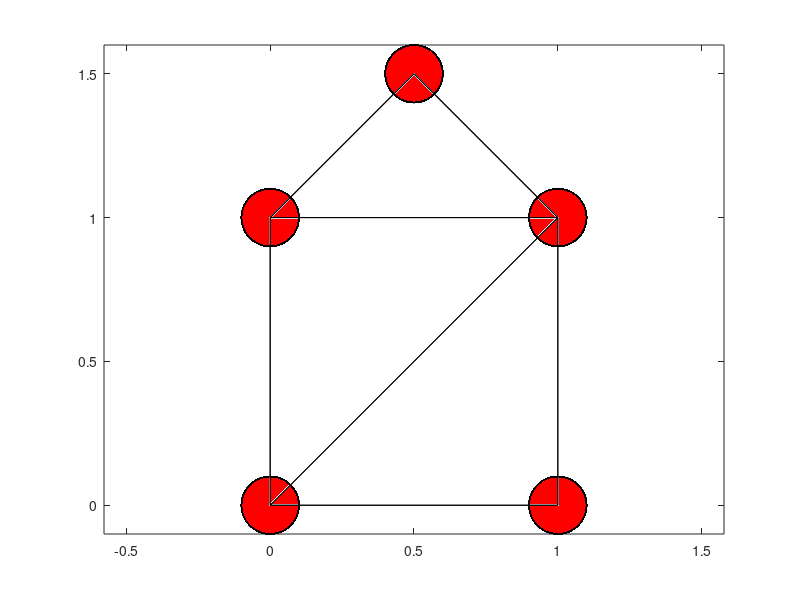
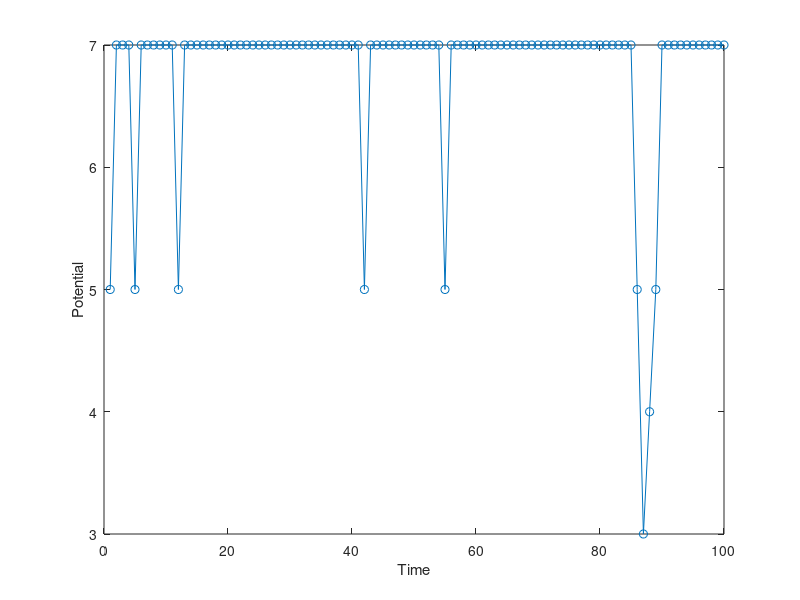

Here is the MATLAB script that generated these plots, in order:
%% a) and b)
clearvars
close all

% Iterations to run for
iter = 100;

% Utility values
% a)
a = 1; b = 1; c = 0; d = 0;
% b)
% a = 1; b = 0.5; c = 0; d = 0;

% Utility function
phi = [a d; c b];

% Potential function
pot = [a-c 0; 0 b-d];

nbrNodes = 5;
actions = [1 2];
nbrActions = 2;

% Initialize actions randomly
x = randi(2,nbrNodes,1);

% Inverse noise
eta = 2;

% Adjacency matrix
W = zeros(nbrNodes,nbrNodes);
W(1,2) = 1; W(1,3) = 1; W(1,5) = 1;
W(2,1) = 1; W(2,3) = 1;
W(3,1) = 1; W(3,2) = 1; W(3,4) = 1; W(3,5) = 1;
W(4,3) = 1; W(4,5) = 1;
W(5,1) = 1; W(5,3) = 1; W(5,4) = 1;

coord = [0 0; 1 0; 1 1; 0.5 1.5; 0 1]; % node coordinates

% Potential in each iteration
potential = zeros(iter,1);

% Draw links and nodes ----------------------------------------------------
for i = 1:nbrNodes
    for j = 1:nbrNodes
        if W(i,j) ~= 0
            plot(coord([i j],1),coord([i j],2),'k'); % draw link
            hold on
        end
    end
end
axis equal
for n = 1:nbrNodes
    if x(n) == 1
        rectangle('Position', ...
            [coord(n,1)-0.1 coord(n,2)-0.1 0.2 0.2], ...
            'Curvature', [1 1], 'Facecolor', 'r')
        % draw red node (action 1)
    else % x(n) == 2
        rectangle('Position', ...
            [coord(n,1)-0.1 coord(n,2)-0.1 0.2 0.2], ...
            'Curvature', [1 1], 'Facecolor', 'b')
        % draw blue node (action 2)
    end
end
% -------------------------------------------------------------------------

% Iterate over all timesteps
for k = 1:iter
    
    % Iterate over all nodes and update actions
    for m = 1:nbrNodes
        prob = zeros(nbrActions,1);
        
        % Iterate over possible actions
        for action = actions
            % Calculate utility for node 'm' and action 'action'
            util = W(m,:)*phi(action,x)';
            % Cacluate probability of current action
            prob(action) = exp(eta*util);
        end
        % Normalize probability
        prob = prob/sum(prob);
        
        % Cumulative probability vector
        c = cumsum(prob,1);
        
        % Update action of node 'm' according to calculated probability
        x(m) = find(c > rand(1),1);
    end
    
    % Calculate potential
    for m = 1:nbrNodes
        potential(k) = potential(k) + 1/2*W(m,:)*pot(x(m),x)';
    end
    


    % Draw nodes ----------------------------------------------------------
    pause(0.05)
    for n = 1:nbrNodes
        if x(n) == 1
            rectangle('Position', ...
                [coord(n,1)-0.1 coord(n,2)-0.1 0.2 0.2], ...
                'Curvature', [1 1], 'Facecolor', 'r')
            % draw red node (action 1)
        else % x(n) == 2
            rectangle('Position', ...
                [coord(n,1)-0.1 coord(n,2)-0.1 0.2 0.2], ...
                'Curvature', [1 1], 'Facecolor', 'b')
            % draw blue node (action 2)
        end
    end
    % ---------------------------------------------------------------------
end

figure
plot(potential,'-o')
xlabel('Time')
ylabel('Potential')






